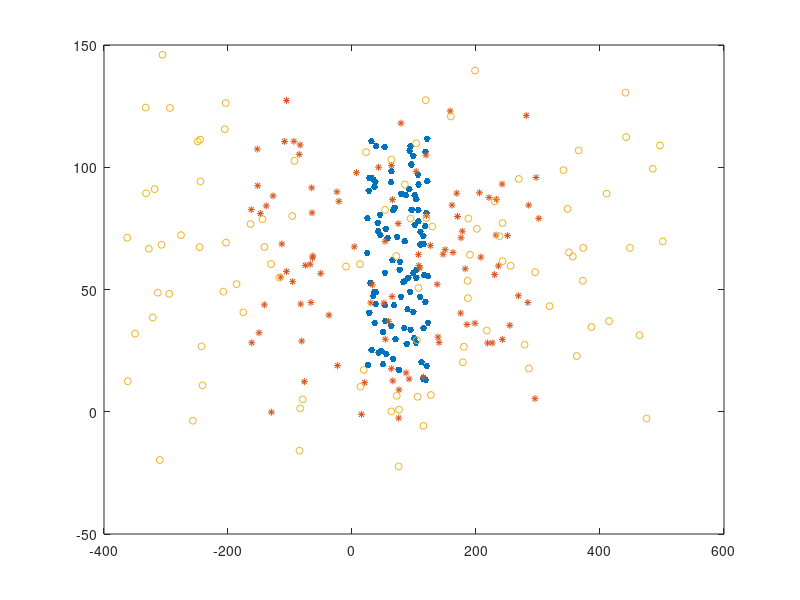

Reproduce this figure in MATLAB. (Note: this script raises an error after producing the figure.)
%Dynamic Allocation of UE VBS in 5G networks

%The explanation for the many blocks in the code is given directly UNDER
% each block
num_ue = 100;
uex = 100*rand(num_ue,1)+ 24;
uey = 100*rand(num_ue,1) + 12;
X = [uex,uey];
%Initializing the position of UEs as Cartesian pairs,i.e, (x,y) coordinates
figure;
plot(X(:,1),X(:,2),'.','MarkerSize',15);
%Variable X is a matrix containing the details of all UEs. The same name
%shall be used in all the user defined functions to access the position,
%received power from BS and dis rate of any 'i'th UE
hold on;
dt=20;
speed=randi([-10,10],num_ue,1);
angle=randi([10 350],num_ue,1);
%Initializing the angle,speed and time interval in order to faciliate movement
%of UEs. This is the part where we make the selection dynamic.
uex = uex+speed*dt;
uey = uey+cos(angle*pi/180)*dt;
X1 = [uex,uey];
plot(X1(:,1),X1(:,2),'*','MarkerSize',5);

uex = uex+speed*dt;
uey = uey+cos(angle*pi/180)*dt;
X2 = [uex,uey];
plot(X2(:,1),X2(:,2),'o','MarkerSize',5);
hold on;

instbatt = 4000*rand(1,num_ue) + 500;
decay =   randi(15,1,num_ue)+5;
disratee = instbatt./decay;
%Intialising the battery discharge rate at random

[tp2,pc2] =clustere2(X,disratee,num_ue);
% 
[tp3,pc3] = clustere3(X,disratee,num_ue);
% %clustere3(X1,disratee);
% %clustere3(X2,disratee);
% 
[tp4,pc4] = clustere(X,disratee,num_ue);
%clustere(X1,disratee,num_ue);
%clustere(X2,disratee,num_ue);
% 
[tp5,pc5]=clustere5(X,disratee,num_ue);
% %clustere5(X1,disratee);
% %clustere5(X2,disratee);
% 
[tp6,pc6]=clustere6(X,disratee,num_ue);
% 
[tp7,pc7]=clustere7(X,disratee,num_ue);
% 
[tp8,pc8]=clustere8(X,disratee,num_ue);

%Each cluster function returns the average throughput found in the
%particular cluster size. The explanation for the said functions are given
%inside the function blocks

figure;
barX = categorical({'Cluster size 2','Cluster size 3','Cluster size 4','Cluster size 5','Cluster size 6','Cluster size 7','Cluster size 8'});
barX= reordercats(barX,{'Cluster size 2','Cluster size 3','Cluster size 4','Cluster size 5','Cluster size 6','Cluster size 7','Cluster size 8'});
bar(barX,[tp2(2) tp3(2) tp4(2) tp5(2) tp6(2) tp7(2) tp8(2)],0.4);
ylabel('Sum rate in bps');
title('Average Sum rate for varying cluster sizes');

%Semi log graph is used to plot the throughput of 4G and 'No UE VBS'
%variants along with the rest of the cluster sizes as the latter has TP in
%the order of Mbps, whereas UE VBS networks have TP in the order of Gbps

figure;
barX = categorical({'Cluster size 2','Cluster size 3','Cluster size 4','Cluster size 5','Cluster size 6','Cluster size 7','Cluster size 8'});
barX= reordercats(barX,{'Cluster size 2','Cluster size 3','Cluster size 4','Cluster size 5','Cluster size 6','Cluster size 7','Cluster size 8'});
bar(barX,[pc2 pc3 pc4 pc5 pc6 pc7 pc8],0.4);
ylabel('Power Consumption in dBm');
title('Power consumption for varying cluster sizes');
